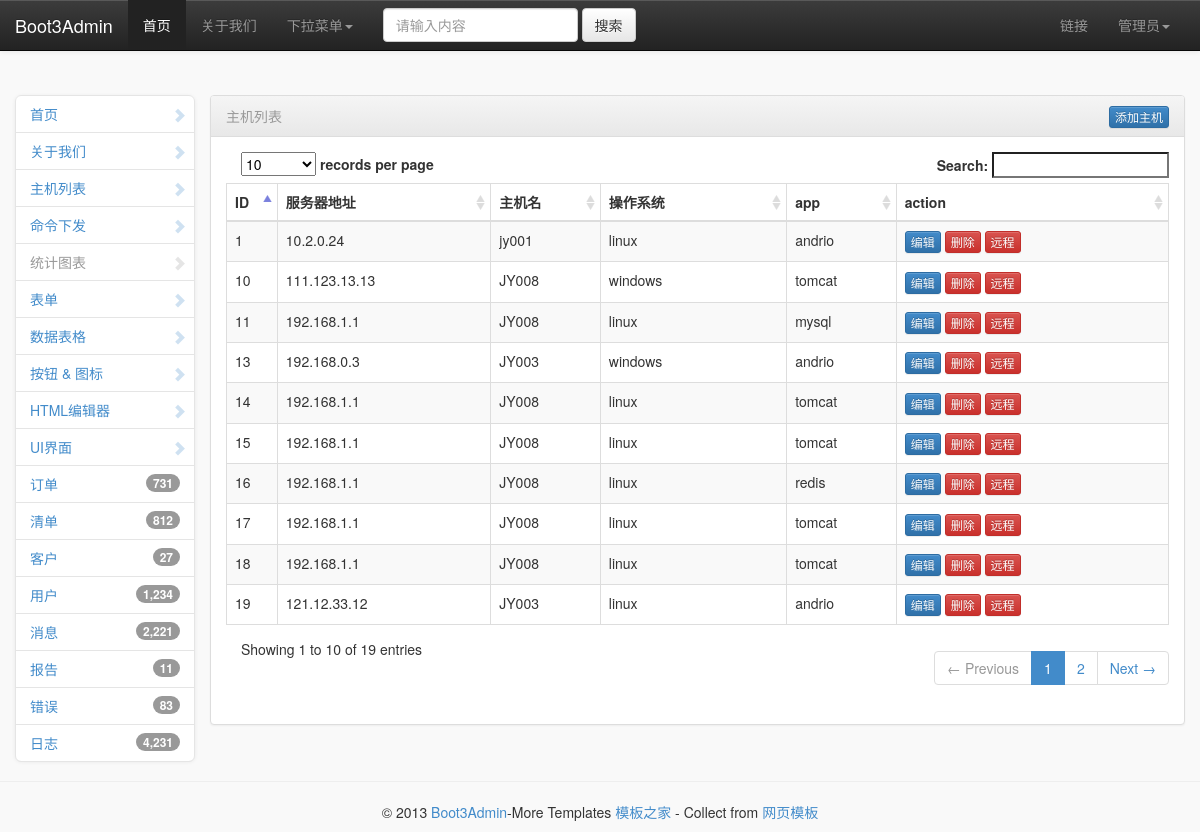
The page /hostlist on the database its author committed.
### app1/models.py (models this page shows)
class HostInfo(models.Model):
    HostIP =models.GenericIPAddressField(db_index=True)
    Hostname = models.CharField(max_length=30,db_index=True)
    version=models.CharField(max_length=30)
    app = models.ForeignKey(to="appInfo",to_field="id",null=True)
    admin=models.CharField(max_length=30,null=True)
    passwd=models.CharField(max_length=60,null=True)

### app1/views.py (the view)
# urls.py: url(r'hostlist',views.hostlist),
def hostlist(request):
    if request.method == 'GET':
        host=models.HostInfo.objects.all().values('HostIP','Hostname','version','id','app__proline')
        return render(request, "hostlist.html", {'host':host})

### templates/hostlist.html (shortened to what this page needs)
{% extends "default.html" %}
{% block css %}
    <link href="/static/css/DT_bootstrap.css" rel="stylesheet" media="screen">
{% endblock %}
{% block content %}
<div class="row">
                        <div class="panel panel-default">
                            <div class="panel-heading">
                                <div class="text-muted bootstrap-admin-box-title">主机列表</div>
                               <a href="/addhost/">
                                   <button style="float:right;" class="btn btn-xs btn-primary">添加主机</button>
                               </a>
                            </div>
                            <div class="bootstrap-admin-panel-content">
                                <table style=" width:100%" class="table table-striped table-bordered" id="example">
                                    <thead>
                                        <tr>
                                            <th>ID</th>
                                            <th>服务器地址</th>
                                            <th>主机名</th>
                                            <th>操作系统</th>
                                            <th>app</th>
                                            <th>action</th>
                                        </tr>
                                    </thead>
                                    <tbody>
                                            {% for i in host %}
                                            <tr>
                                                <td>{{ i.id }}</td>
                                                <td>{{ i.HostIP }}</td>
                                                <td>{{ i.Hostname }}</td>
                                                <td>{{ i.version }}</td>
                                                <td>{{ i.app__proline }}</td>
                                                <td>
                                                    <a href="/edithost-{{ i.id }}.html/">
                                                    <button  class="btn btn-xs btn-primary">编辑</button>
                                                    </a>
                                               <a onClick="delcfm(/delhost-{{ i.id }}.html/)">
                                                    <button class="btn btn-xs btn-danger">删除</button>
                                               </a>
                                                    <a href="/shell-{{ i.id }}.html/">
                                                    <button class="btn btn-xs btn-danger">远程</button>
                                               </a>
                                                </td>
                                            </tr>
                                            {% endfor %}
                                    </tbody>
                                </table>
                            </div>
                        </div>
                    </div>
{% endblock %}

### rows shown on the page
HostInfo: id "1", HostIP "10.2.0.24", Hostname "jy001", version "linux", app__proline "andrio"
HostInfo: id "10", HostIP "111.123.13.13", Hostname "JY008", version "windows", app__proline "tomcat"
HostInfo: id "11", HostIP "192.168.1.1", Hostname "JY008", version "linux", app__proline "mysql"
HostInfo: id "13", HostIP "192.168.0.3", Hostname "JY003", version "windows", app__proline "andrio"
HostInfo: id "14", HostIP "192.168.1.1", Hostname "JY008", version "linux", app__proline "tomcat"
HostInfo: id "15", HostIP "192.168.1.1", Hostname "JY008", version "linux", app__proline "tomcat"
HostInfo: id "16", HostIP "192.168.1.1", Hostname "JY008", version "linux", app__proline "redis"
HostInfo: id "17", HostIP "192.168.1.1", Hostname "JY008", version "linux", app__proline "tomcat"
HostInfo: id "18", HostIP "192.168.1.1", Hostname "JY008", version "linux", app__proline "tomcat"
HostInfo: id "19", HostIP "121.12.33.12", Hostname "JY003", version "linux", app__proline "andrio"
